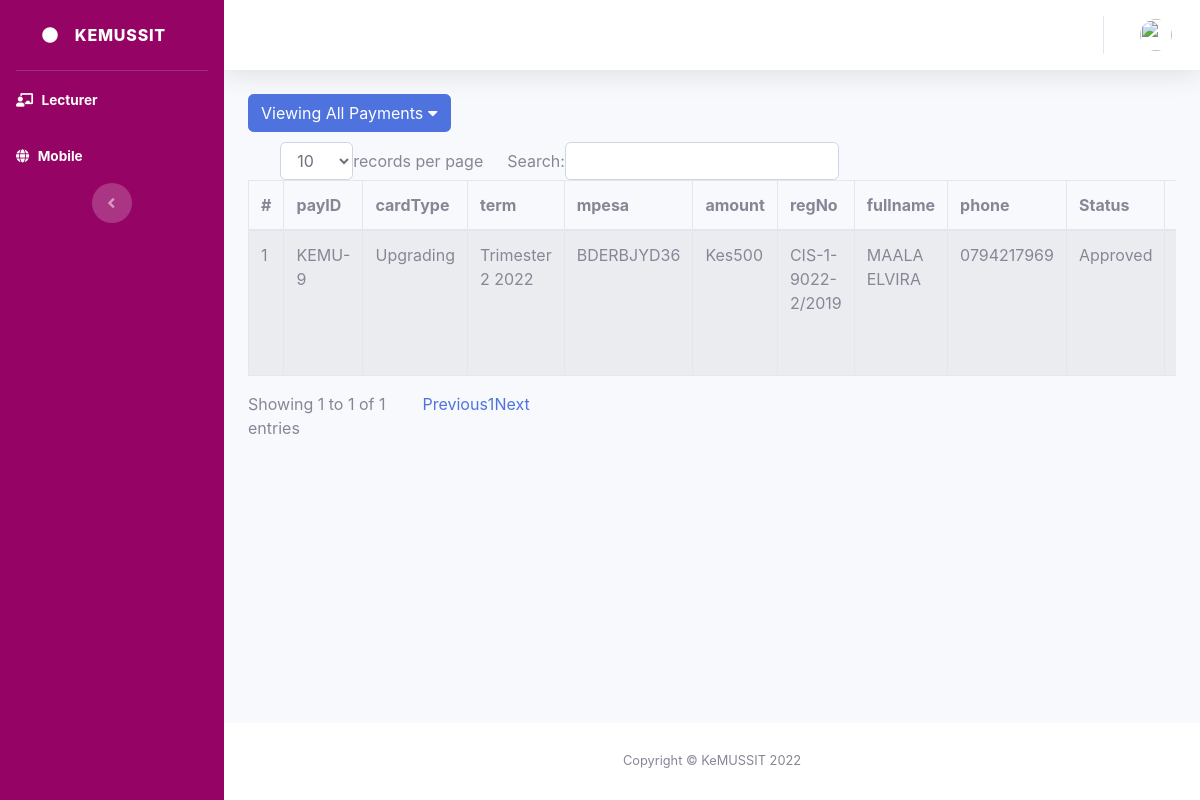
Screenshot of /admin_web/uppp.php with the database file from the repository.
### tables this page shows
CREATE TABLE `payment` (
  `pay` varchar(50) NOT NULL,
  `deter` varchar(50) DEFAULT NULL,
  `ses` int(11) DEFAULT NULL,
  `term` varchar(50) DEFAULT NULL,
  `year` varchar(10) DEFAULT NULL,
  `mpesa` varchar(50) DEFAULT NULL,
  `fees` float DEFAULT NULL,
  `reg_no` varchar(50) DEFAULT NULL,
  `fullname` varchar(50) DEFAULT NULL,
  `phone` varchar(50) DEFAULT NULL,
  `status` float DEFAULT 0,
  `expiry` float DEFAULT 0,
  `remarks` text DEFAULT NULL,
  `date` varchar(50) DEFAULT NULL
);

### admin_web/uppp.php (the view, shortened to what this page needs)
<?php
include 'database/connection.php';
include('header.php');
?>
<div class="dropdown" style="float: left;">
    <button class="btn btn-primary btn-xs" type="button"
        data-toggle="dropdown">Viewing All Payments   <i class="fas fa-caret-down" style="color: #fff;"></i></button>
    </div><br>
                    <div class="row">
                        <div class="col-md-12">
                            <div class="panel panel-default">
                                <div class="panel-body">
                                    <div class="table-responsive">
                                        <table class="table table-striped table-bordered table-hover"
                                            id="dataTables-example">
                                    <thead>
                                        <tr>
                                            <th>#</th>
                                            <th>payID</th>
                                            <th>cardType</th>
                                            <th>term</th>
                                            <th>mpesa</th>
                                            <th>amount</th>
                                            <th>regNo</th>
                                            <th>fullname</th>
                                            <th>phone</th>
                                            <th>Status</th>
                                            <th>Date</th>
                                        </tr>
                                    </thead>
                                    <tbody>
                                            <?php
                                                $query_run = mysqli_query($con, "SELECT * FROM payment where deter='U'");
                                                $i = 1;
                                                if (mysqli_num_rows($query_run) > 0) {
                                                    while ($row = mysqli_fetch_assoc($query_run)) {
                                                ?>
                                                <tr>
                                                    <td><?php echo $i; ?></td>
                                                    <td><?php echo $row['pay']; ?></td>
                                                    <td><?php if($row['deter']=='F'){echo 'FreshCard';}elseif($row['deter']=='R'){echo 'Renewal';}else{echo 'Upgrading';}; ?></td>
                                                    <td><?php echo $row['term'].' '.$row['year']; ?></td>
                                                    <td><?php echo $row['mpesa']; ?></td>
                                                    <td>Kes<?php echo $row['fees']; ?></td>
                                                    <td><?php echo $row['reg_no']; ?></td>
                                                    <td><?php echo $row['fullname']; ?></td>
                                                    <td><?php echo $row['phone']; ?></td>
                                                    <td><?php if($row['status']==0){echo 'ApprovalPending';}elseif($row['status']==1){echo 'Approved';}else{echo 'Rejected';}; ?></td>
                                                    <td><?php echo $row['date']; ?></td>
                                                </tr>
                                                <?php $i = $i + 1;
                                                    }
                                                } ?>
                                            </tbody>
                                        </table>
                                    </div>
                                </div>
                            </div>
                        </div>
                    </div>
                    <?php
include('footer.php');
?>

### rows the page displays
payment: pay "KEMU-9", deter "Upgrading", term "Trimester 2", year "2022", mpesa "BDERBJYD36", fees "500", reg_no "CIS-1-9022-2/2019", fullname "MAALA ELVIRA", phone "0794217969", status "Approved"
